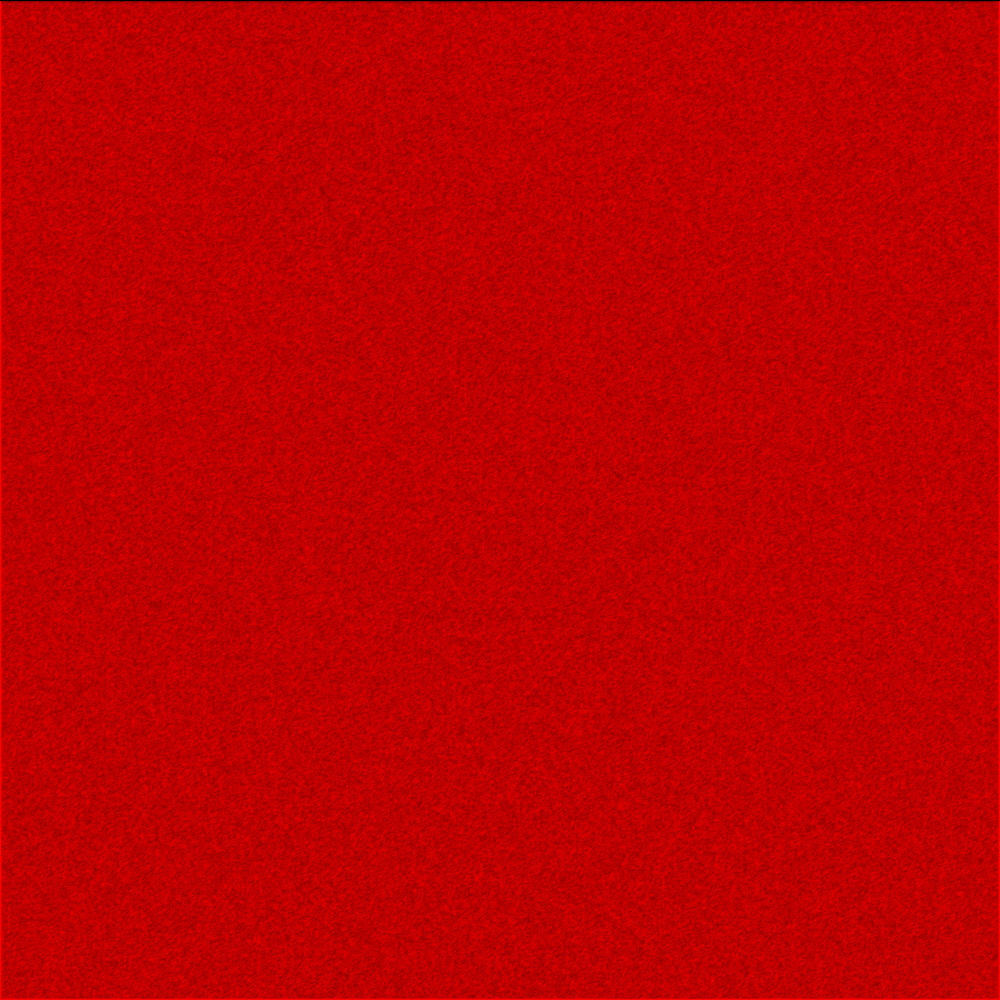
Frame 1 (no input)
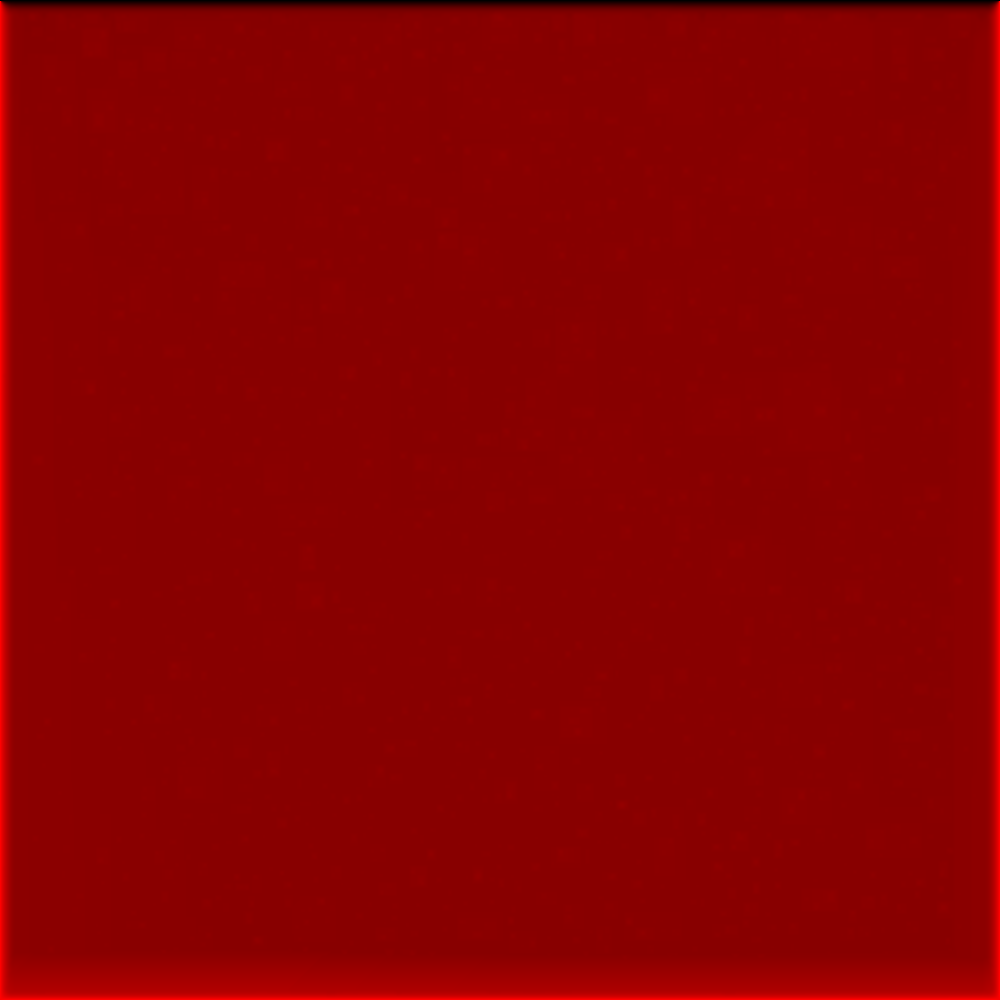
Frame 60 (the mouse pressed at the canvas centre just before this capture)
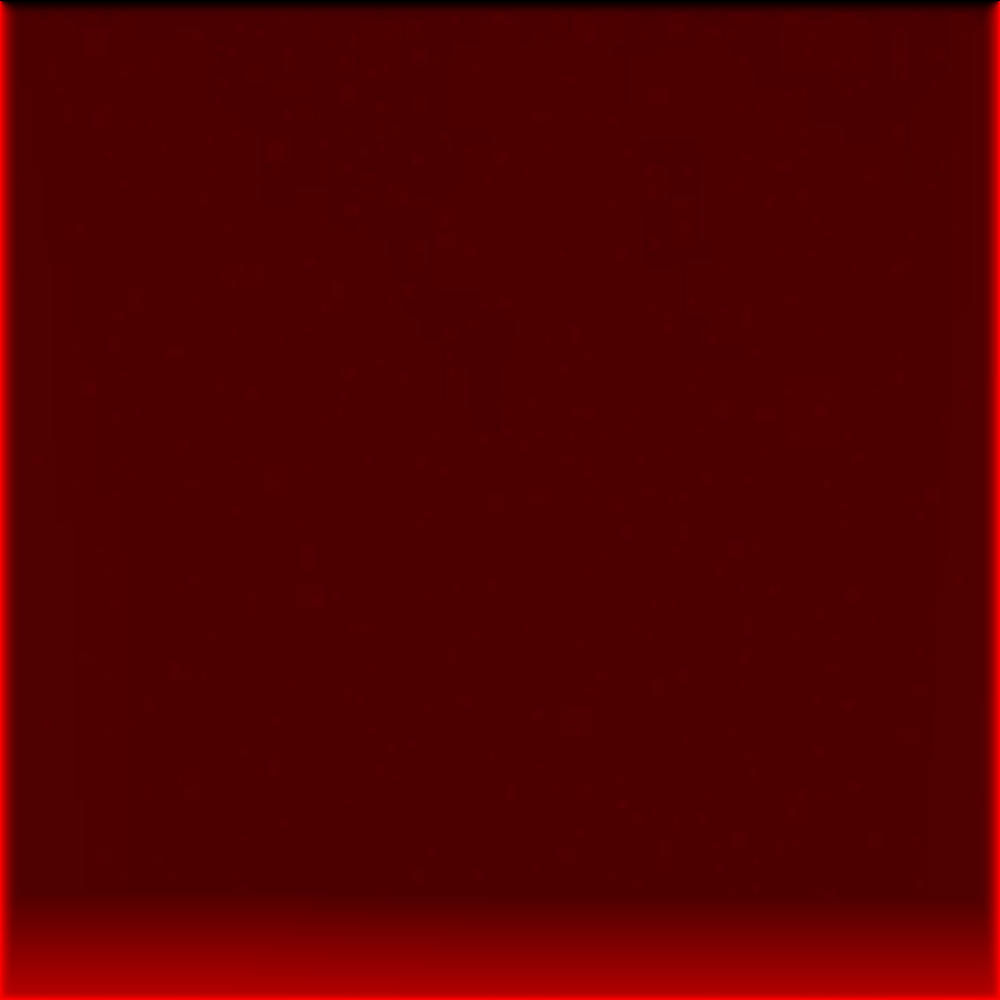
Frame 120 (the mouse held since frame 60 and released just before this capture)

The Processing sketch that drew these frames (run headless with seeded random() and noise(); from frame 60 on, the mouse is pressed at the canvas centre):

// Processing sketch: colourFlowProto
// ── colourFlowProto.pde
void setup(){
  size(1000, 1000);
  loadPixels();  
  // Loop through every pixel column
  for (int x = 0; x < width; x++) {
  // Loop through every pixel row
    for (int y = 0; y < height; y++) {
      // Use the formula to find the 1D location
      int loc = x + y * width;
      pixels[loc] = color(255-random(130),0,0);
      
      if (x==0 || x == width-1 || y == height-1){
        pixels[loc] = color(255,0,0);
      }
      
      if (y==0){
        pixels[loc] = color(0,0,0);
      }
    }
  }
  updatePixels();
}

void draw(){
  loadPixels();
  for (int x = 1; x < width-1; x++) {
  // Loop through every pixel row
    for (int y = 1; y < height-1; y++) {
      // Use the formula to find the 1D location
      int loc = x + y * width;
      float r = red(pixels[loc]);
      float g = green(pixels[loc]); 
      float b = blue(pixels[loc]);
      // TODO: check loc for right and left
      int leftLoc = (x-1) + y * width;
      int rightLoc = (x+1) + y * width;
      int upLoc = x + (y-1) * width;
      int downLoc = x + (y+1) * width;
      float newR = (red(pixels[leftLoc]) + red(pixels[rightLoc]) + red(pixels[upLoc]) + red(pixels[downLoc]))/4;
      float newG = (green(pixels[leftLoc]) + green(pixels[rightLoc]) + green(pixels[upLoc]) + green(pixels[downLoc]))/4;
      float newB = (blue(pixels[leftLoc]) + blue(pixels[rightLoc]) + blue(pixels[upLoc]) + blue(pixels[downLoc]))/4;
      pixels[loc] = color(newR,newG,newB);
    }
  }
  updatePixels();
}
